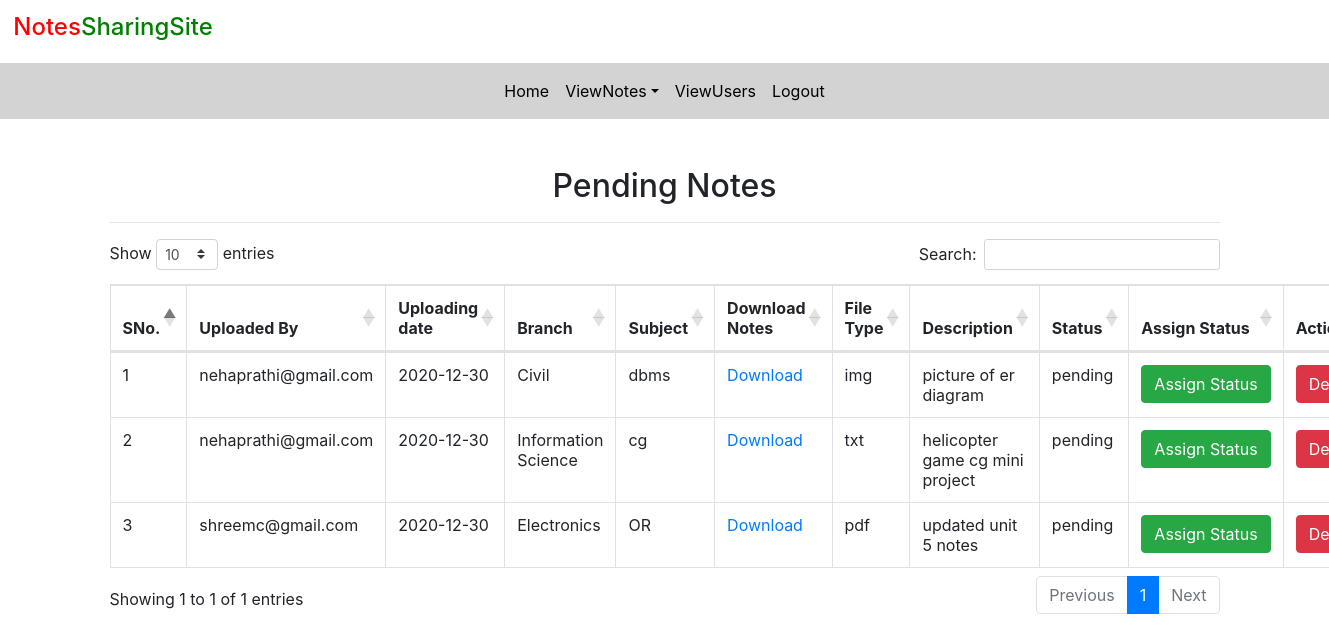
Before: /pending_notes (signed in) with the older database file.
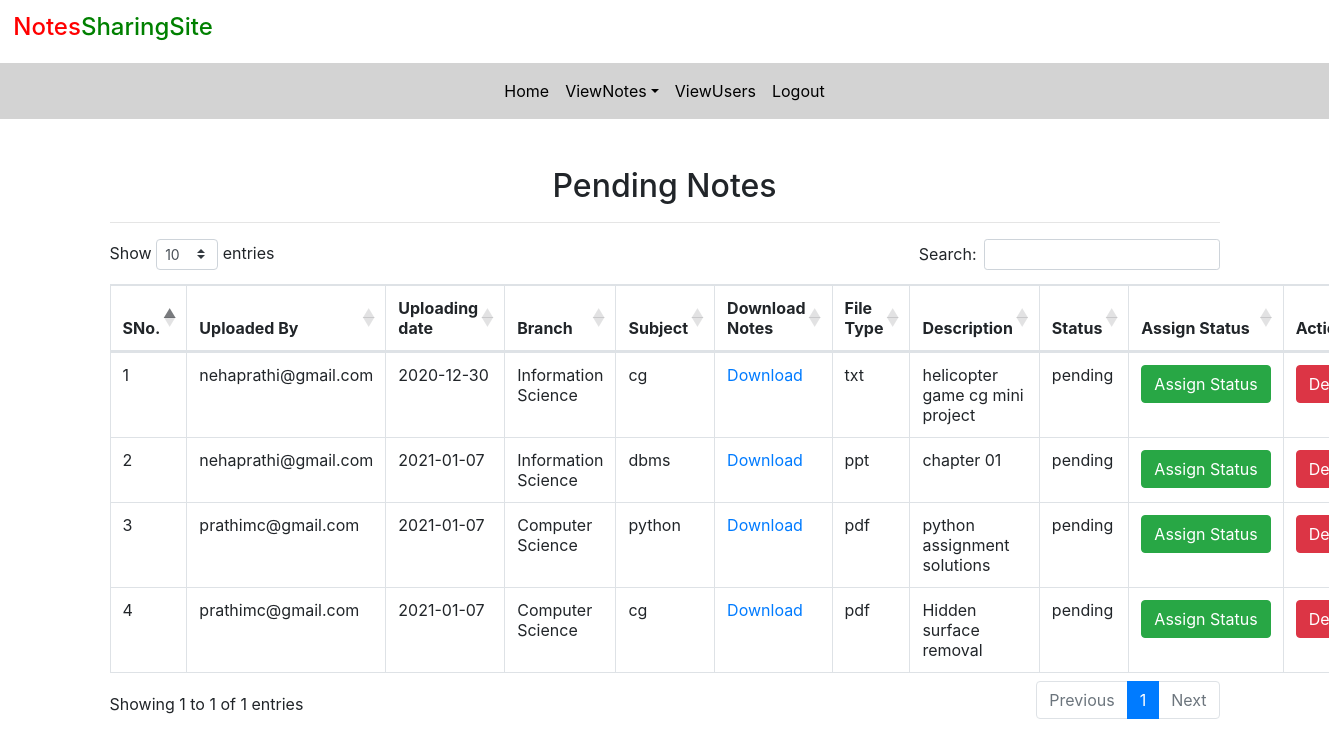
After: the same page with the newer database file.
### notes/models.py (models this page shows, shortened)
class Notes(models.Model):
	user=models.ForeignKey(User,on_delete=models.CASCADE)
	uploadingdate=models.CharField(max_length=30)
	branch=models.CharField(max_length=30)
	subject=models.CharField(max_length=30)
	notesfile=models.FileField(null=True)
	filetype=models.CharField(max_length=30)
	description=models.CharField(max_length=200,null=True)
	status=models.CharField(max_length=15)

### notes/views.py (the view)
# urls.py: path('pending_notes',pending_notes,name='pending_notes'),
def pending_notes(request):
	if not request.user.is_authenticated:
		return redirect('login_admin')
	notes = Notes.objects.filter(status="pending")
	d={'notes':notes}
	return render(request,'pending_notes.html',d)

### notes/templates/pending_notes.html (shortened to what this page needs)
{% extends 'admin_nav.html' %}
{% load static %}
{% block body %}
<link rel ="stylesheet" href="https://cdnjs.cloudflare.com/ajax/libs/twitter-bootstrap/4.5.2/css/bootstrap.css">
<link rel ="stylesheet" href="https://cdn.datatables.net/1.10.22/css/dataTables.bootstrap4.min.css">
<div class="container mt-5">
	<h2 class="text-center">Pending Notes</h2>
			<HR>
			<table class="table table-bordered" id="example">
				<thead>
					<tr>
						<th>SNo.</th>
						<th>Uploaded By</th>
						<th>Uploading date</th>
						<th>Branch</th>
						<th>Subject</th>
						<th>Download Notes</th>
						<th>File Type</th>
						<th>Description</th>
						<th>Status</th>
						<th>Assign Status</th>
						<th>Action</th>
					</tr>
				</thead>
					{% for i in notes %}
					<tbody>
					<tr>
						<td>{{forloop.counter}}</td>
						<td>{{i.user.username}}</td>
						<td>{{i.uploadingdate}}</td>
						<td>{{i.branch}}</td>
						<td>{{i.subject}}</td>
						<td><a href="{{i.notesfile.url}}" download>Download</a></td>
						<td>{{i.filetype}}</td>
						<td>{{i.description}}</td>
						<td>{{i.status}}</td>
						<td><a href="{% url 'assign_status' i.id %}" class="btn btn-success" >Assign&nbsp;Status</a></td>
						<td><a href="{% url 'delete_notes' i.id %}" class="btn btn-danger" onclick="return confirm('Do You want to delete?')">Delete</a></td>
					</tr>
					{% endfor %}
					</tbody>
			</table>
</div>
{% endblock %}

Changed rows visible on the page:
no longer on this page (row edited): Notes: user.username "nehaprathi@gmail.com", uploadingdate "2020-12-30", branch "Civil", subject "dbms", filetype "img", description "picture of er diagram", status "pending"
no longer on this page (row edited): Notes: user.username "shreemc@gmail.com", uploadingdate "2020-12-30", branch "Electronics", subject "OR", filetype "pdf", description "updated unit 5 notes", status "pending"
added Notes: user.username "nehaprathi@gmail.com", uploadingdate "2021-01-07", branch "Information Science", subject "dbms", filetype "ppt", description "chapter 01", status "pending"
added Notes: user.username "prathimc@gmail.com", uploadingdate "2021-01-07", branch "Computer Science", subject "python", filetype "pdf", description "python assignment solutions", status "pending"
added Notes: user.username "prathimc@gmail.com", uploadingdate "2021-01-07", branch "Computer Science", subject "cg", filetype "pdf", description "Hidden surface removal", status "pending"
